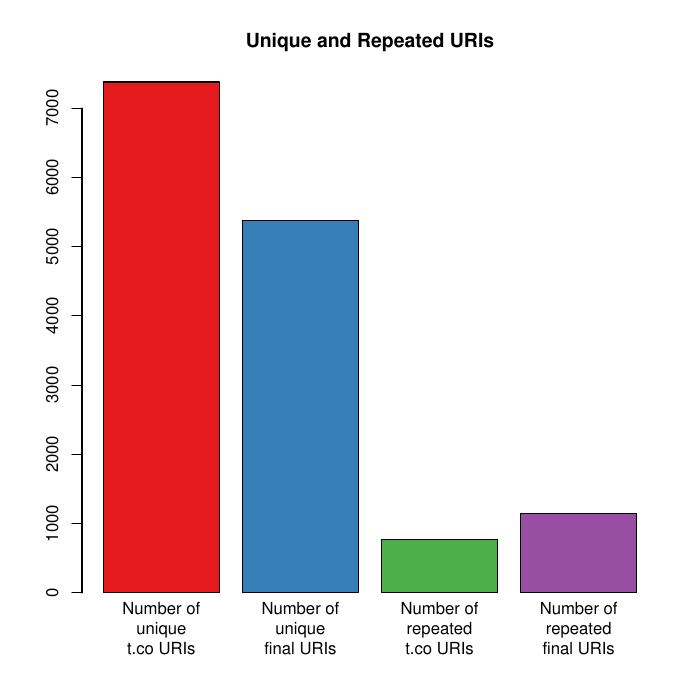

Generate this figure with R:
#brewer.pal(8, "Set1")
#barplot(stuff, col=colors)
#hist(stuff, col=colors)

library(RColorBrewer)

myData <- read.table("unique_and_dupe.stats", skip=1)
labels <- c("Number of\nunique\nt.co URIs", "Number of\nunique\nfinal URIs", "Number of\nrepeated\nt.co URIs", "Number of\nrepeated\nfinal URIs")

colors <- brewer.pal(length(labels), "Set1")
title <- "Unique and Repeated URIs"

#extend margin
# default: c(5,4,4,2) + 0.1
# bottom, left, top, right
#par(mar=c(10,4,4,2) + 0.1)

pdf("unique_and_dupe.pdf", height=4.0, width=5.5)

mp <- barplot(unlist(myData), col=colors, names.arg=c("","","",""), axes=FALSE, main=title)
axis(2)
axis(1, at=mp, line=1, tick=FALSE, xpd=TRUE, labels=labels)
